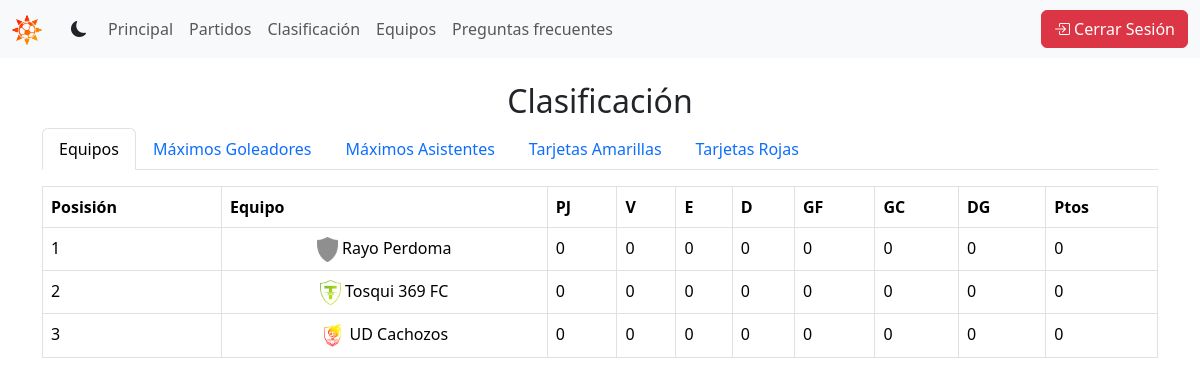
The page /summer-league/clasification/ (signed in) on the database its author committed.
### tournament/models.py (models this page shows, shortened)
class Team(models.Model):
    name = models.CharField(max_length=100, unique=True)
    club_code = models.CharField(max_length=3, unique=True, default='UFC')
    shield = models.ImageField(upload_to='shields', default='shields/default.png')
    info = models.TextField(max_length=1000, blank=True)
    class Meta:
        ordering = ['name']
    def __str__(self) -> str:
        return self.name

class Clasification(models.Model):
    team = models.OneToOneField('tournament.Team', related_name='clasification', null=True, on_delete=models.CASCADE)
    points = models.IntegerField(default=0)
    played = models.IntegerField(default=0)
    wins = models.IntegerField(default=0)
    draws = models.IntegerField(default=0)
    loses = models.IntegerField(default=0)
    goals_scored = models.IntegerField(default=0)
    goals_conceded = models.IntegerField(default=0)
    goals_difference = models.IntegerField(default=0)
    class Meta:
        ordering = ['-points', '-goals_difference', '-played', '-team']

### tournament/views.py (the view)
# urls.py: path('clasification/', views.clasification, name='clasification'),
def clasification(request):
    teams = Team.objects.all()
    players = Player.objects.all()
    top_scorers = players.order_by('-goals', '-played', 'team', 'user')
    top_assists = players.order_by('-assists', '-played', 'team', 'user')
    top_yc = players.order_by('-yellow_cards', '-played', 'team', 'user')
    top_rc = players.order_by('-red_cards', '-played', 'team', 'user')
    return render(request, 'tournament/clasification.html', {'teams': teams, 'players': players, 'top_scorers': top_scorers[:5], 'top_assists': top_assists[:5], 'top_yc': top_yc[:5], 'top_rc': top_rc[:5]})

### tournament/templates/tournament/clasification.html (shortened to what this page needs)
{% extends "base.html" %}
{% load static %}
{% block content %}
<div class="container mt-4">
    <h2 class="text-center">Clasificación</h2>
    <ul class="nav nav-tabs" id="myTab" role="tablist">
        <li class="nav-item" role="presentation">
            <a class="nav-link active" id="teams-tab" data-bs-toggle="tab" href="#teams" role="tab" aria-controls="teams" aria-selected="true">Equipos</a>
        </li>
        <li class="nav-item" role="presentation">
            <a class="nav-link" id="top-scorers-tab" data-bs-toggle="tab" href="#top-scorers" role="tab" aria-controls="top-scorers" aria-selected="false">Máximos Goleadores</a>
        </li>
        <li class="nav-item" role="presentation">
            <a class="nav-link" id="top-assists-tab" data-bs-toggle="tab" href="#top-assists" role="tab" aria-controls="top-assists" aria-selected="false">Máximos Asistentes</a>
        </li>
        <li class="nav-item" role="presentation">
            <a class="nav-link" id="top-yc-tab" data-bs-toggle="tab" href="#top-yc" role="tab" aria-controls="top-yc" aria-selected="false">Tarjetas Amarillas</a>
        </li>
        <li class="nav-item" role="presentation">
            <a class="nav-link" id="red-cards-tab" data-bs-toggle="tab" href="#red-cards" role="tab" aria-controls="red-cards" aria-selected="false">Tarjetas Rojas</a>
        </li>
    </ul>
    <div class="tab-content" id="myTabContent">
        <div class="tab-pane fade show active" id="teams" role="tabpanel" aria-labelledby="teams-tab">
            <table class="table table-bordered mt-3">
                <thead>
                    <tr>
                        <th>Posisión</th>
                        <th>Equipo</th>
                        <th>PJ</th>
                        <th>V</th>
                        <th>E</th>
                        <th>D</th>
                        <th>GF</th>
                        <th>GC</th>
                        <th>DG</th>
                        <th>Ptos</th>
                    </tr>
                </thead>
                <tbody>
                    {% for team in teams %}
                        <tr>
                            <td>{{ forloop.counter }}</td>
                            <td class="text-center">
                                <img src="{{ team.shield.url }}" alt="{{ player.team }}" class="img-fluid" style="max-height: 25px; max-width: 25px; object-fit: contain;"> {{ team.name }}</td>
                            <td>{{ team.clasification.played }}</td>
                            <td>{{ team.clasification.wins }}</td>
                            <td>{{ team.clasification.draws }}</td>
                            <td>{{ team.clasification.loses }}</td>
                            <td>{{ team.clasification.goals_scored }}</td>
                            <td>{{ team.clasification.goals_conceded }}</td>
                            <td>{{ team.clasification.goals_difference }}</td>
                            <td>{{ team.clasification.points }}</td>
                        </tr>
                    {% endfor %}
                </tbody>
            </table>
        </div>
    </div>
</div>
{% endblock %}

### rows shown on the page
Team: shield (placeholder picture), name "Rayo Perdoma", clasification.played "0", clasification.wins "0", clasification.draws "0", clasification.loses "0", clasification.goals_scored "0", clasification.goals_conceded "0", clasification.goals_difference "0", clasification.points "0"
Team: shield (picture), name "Tosqui 369 FC", clasification.played "0", clasification.wins "0", clasification.draws "0", clasification.loses "0", clasification.goals_scored "0", clasification.goals_conceded "0", clasification.goals_difference "0", clasification.points "0"
Team: shield (picture), name "UD Cachozos", clasification.played "0", clasification.wins "0", clasification.draws "0", clasification.loses "0", clasification.goals_scored "0", clasification.goals_conceded "0", clasification.goals_difference "0", clasification.points "0"
